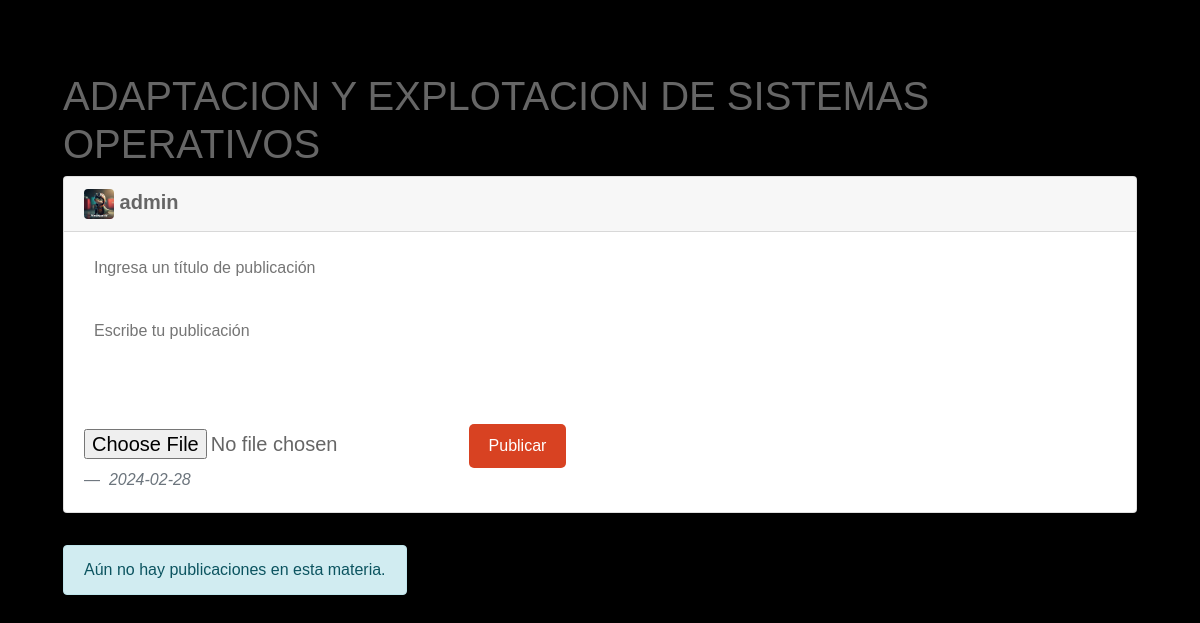
Screenshot of /views_carreras_admin/publicacion_admin.php?nrc=I5903 (signed in) with the database file from the repository.
### tables this page shows
CREATE TABLE `materia` (
  `nrc` varchar(100) NOT NULL,
  `nombre` varchar(80) NOT NULL
);

CREATE TABLE `perfil` (
  `username` varchar(20) NOT NULL,
  `nombre` varchar(70) NOT NULL,
  `correo` varchar(80) NOT NULL,
  `password` varchar(100) NOT NULL,
  `carrera` varchar(50) NOT NULL,
  `descripcion` varchar(255) NOT NULL,
  `id_foto` int(11) DEFAULT NULL,
  `rol` int(11) NOT NULL,
  `token` int(11) NOT NULL,
  `token_confirmado` varchar(11) NOT NULL
);

CREATE TABLE `fotos_perfil` (
  `id` int(11) NOT NULL,
  `ruta` varchar(500) NOT NULL
);

### views_carreras_admin/publicacion_admin.php (the view, shortened to what this page needs)
<?php
  require '../controladores/base_datos.php';
  $nrc = $_GET['nrc'];
  $username = $_SESSION['username'];
  if (isset($_SESSION['username']) && $_SESSION['username'] == TRUE) {
    $sql = "SELECT p.username, p.nombre, p.correo, p.password, p.carrera, p.descripcion, p.id_foto, p.rol, fp.ruta FROM perfil p INNER JOIN fotos_perfil fp ON p.id_foto = fp.id WHERE p.username = '$username';";
    $result = $conn->query($sql);
    if ($result->num_rows > 0) {
      $row = $result->fetch_assoc();
      $user = $row["username"];
      $fotoPerfil = $row["ruta"];
      $rol = $row["rol"];
    } else {
      echo "No se encontraron resultados.";
    }
    $sql_nombre_materia = "SELECT nombre FROM materia WHERE nrc = '$nrc'";
    $resultado = $conn->query($sql_nombre_materia);
    if ($resultado->num_rows > 0) {
      $row = $resultado->fetch_assoc();
      $nombreMateria = $row['nombre'];
    } else {
      $nombreMateria = "Materia no encontrada";
    }
  } else {
    header('Location: login.php');
    exit();
  }
?>
<!DOCTYPE html>
<html lang="en">
<head>
  <link rel="stylesheet" href="https://cdn.jsdelivr.net/npm/bootstrap@4.0.0/dist/css/bootstrap.min.css"
>
  <link href="../style/style.programacion2.css" rel="stylesheet" type="text/css">
</head>
<body>
  <br>
  <br>
  <br>
  <div class="container">
  <p class="h1"><?php echo $nombreMateria ?></p>
    <div class="card">
      <div class="card-header">
        <img src="./<?php echo $fotoPerfil; ?>" id="foto" class="rounded me-2" alt="...">
        <strong class="me-auto"><?php echo $user; ?></strong>
      </div>
      <div class="card-body">
        <blockquote class="blockquote mb-0">
          <form action="./procesar_publicacion_admin.php?nrc=<?php echo $_GET['nrc']; ?>" method="POST" enctype="multipart/form-data">
            <input type="text" name="titulo" id="titulo" placeholder="Ingresa un título de publicación">
            <textarea name="contenido" id="contenido" placeholder="Escribe tu publicación"></textarea>
            <input type="file" name="archivo">
            <button type="submit">Publicar</button>
          </form>
          <footer class="blockquote-footer">
            <cite title="Source Title">
              <?php
              $fecha = date('Y-m-d');
              echo $fecha; ?>
            </cite>
          </footer>
        </blockquote>
      </div>
    </div>
    <?php
      if (isset($_SESSION['username']) && $_SESSION['username'] == TRUE) {
        $nrc = $_GET['nrc'];
        $sql_publicacion = "SELECT * FROM post WHERE nrc_materia = '$nrc' ORDER BY fecha DESC";
        $resultado = $conn->query($sql_publicacion);
        if ($resultado->num_rows > 0) {
          while ($fila = $resultado->fetch_assoc()) {
            $id_publicacion = $fila['id'];
            $username_publicacion = $fila['username'];
            $titulo = $fila['titulo'];
            $contenido = $fila['texto'];
            $archivo = $fila['ruta_archivo'];
            $fecha = $fila['fecha'];
            $sql_perfil = "SELECT fp.ruta FROM perfil p INNER JOIN fotos_perfil fp ON p.id_foto = fp.id WHERE p.username = '$username_publicacion';";
            $result_perfil = $conn->query($sql_perfil);
            if ($result_perfil->num_rows > 0) {
              $row_perfil = $result_perfil->fetch_assoc();
              $fotoPerfilPublicacion = $row_perfil["ruta"];
            } else {
              $fotoPerfilPublicacion = "./fotos_perfil/avatar_admin.jpg";
            }
            echo "<br>";
            echo "<div class='card card-publicacion'>";
            echo "<div class='card-header'>";
            echo "<img src='./$fotoPerfilPublicacion' id='foto' class='rounded me-2' alt=''...'>";
            echo "<a href='./perfil.php?user=" . $username_publicacion . "' style='margin-left: 10px; color: black; font-weight: bold;'>" . $username_publicacion . "</a>";
            echo "</div>";
            echo "<div class='card-body'>";
            echo "<blockquote class='blockquote mb-0'>";
            echo "<h3 class='card-title'><strong class='me-auto';'>$titulo</strong></h3>";
            echo "<p class='card-text'>$contenido</p>";
            if (!empty($archivo)) {
              if (exif_imagetype($archivo) !== false) {
                echo "<br>";
                echo "<img src='$archivo' alt='Imagen' id='foto-publicacion'>";
              } else {
                echo "<br>";
                echo "<a href='$archivo'>Descargar archivo</a>";
                echo "<br>";
              }
            }
            require_once "../views_materias/funciones.php";
            echo "<form action='./procesar_comentario_admin.php?$id_publicacion' method='POST' enctype='multipart/form-data'>";
            echo "<input type='hidden' name='id-publicacion' value='$id_publicacion'>";
            echo "<br>";
            echo "<div class='input-group mb-3'>";
            echo "<textarea type='text' class='form-control' name='contenido-comentario' id='contenido-comentario' placeholder='Escribe un comentario' aria-label='Recipient's username' aria-describedby='basic-addon2' style='height: 4rem; font-size: 16px;'></textarea>";
            echo "<div class='input-group-append'>";
            echo "<button class='btn btn-outline-secondary' type='submit' style='color: white; background-color: #D84222; font-size: 16px;'>Comentar</button>";
            echo "</div>";
            echo "</div>";
            echo "<input type='file' name='archivo-comentario'>";
            echo "<br>";
            echo "</form>";
            if($rol == '1'){
              echo "<br>";
              echo "<form action='./procesar_eliminar_publicacion.php?id_publicacion=$id_publicacion' method='POST' enctype='multipart/form-data'>";
              echo "<button type='submit' class='btn btn-info' style='width: 100%; font-size: 16px;'>ELIMINAR PUBLICACION</button>";
              echo "</form>";
            }
            echo "<br>";
            echo "<button type='button' class='btn btn-light' data-toggle='modal' data-target='#modal$id_publicacion' style='width: 100%; font-size: 16px;'>";
            echo "Ver Comentarios";
            echo "</button>";
            echo "<div class='modal fade bd-example-modal-lg' id='modal$id_publicacion' tabindex='-1' role='dialog' aria-labelledby='exampleModalCenterTitle' aria-hidden='true'>";
            echo "<div class='modal-dialog modal-lg' role='document'>";
            echo "<div class='modal-content'>";
            echo "<div class='modal-header'>";
            echo "<h5 class='modal-title' id='exampleModalLongTitle'>COMENTARIOS $titulo</h5>";
            echo "<button type='button' class='close' data-dismiss='modal' aria-label='Close'>";
            echo "<span aria-hidden='true'>&times;</span>";
            echo "</button>";
            echo "</div>";
            echo "<div class='modal-body'>";
            $sql_comentarios = "SELECT c.username, c.fecha, c.texto, c.ruta_archivo, c.id FROM comentario c WHERE c.idPublicacion = '$id_publicacion' ORDER BY c.fecha DESC";
            $result_comentarios = $conn->query($sql_comentarios);
            if ($result_comentarios->num_rows > 0) {
              while ($fila_comentario = $result_comentarios->fetch_assoc()) {
                $id_comentario = $fila_comentario['id'];
                $username_comentario = $fila_comentario['username'];
                $fecha_comentario = $fila_comentario['fecha'];
                $texto_comentario = $fila_comentario['texto'];
                $ruta_archivo_comentario = $fila_comentario['ruta_archivo'];
                $sql_foto_comentario = "SELECT fp.ruta FROM perfil p INNER JOIN fotos_perfil fp ON p.id_foto = fp.id WHERE p.username = '$username_comentario';";
                $result_perfil = $conn->query($sql_foto_comentario);
                if ($result_perfil->num_rows > 0) {
                  $row_perfil = $result_perfil->fetch_assoc();
                  $fotoPerfilPublicacion = $row_perfil["ruta"];
                } else {
                  $fotoPerfilPublicacion = "./fotos_perfil/avatar_admin.jpg";
                }
                echo "<br>";
                echo "<div class='card comentario'>";
                echo "<div class='card-header'>";
                echo "<img src='./$fotoPerfilPublicacion' id='foto' class='rounded me-2' alt=''>";
                echo "<a href='./perfil.php?user=" . $username_comentario . "' style='margin-left: 10px; color: black; font-weight: bold;'>" . $username_comentario . "</a>";
                echo "</div>";
                echo "<div class='card-body'>";
                echo "<blockquote class='blockquote mb-0'>";
                echo "<p class='card-text'>$texto_comentario</p>";
                if (!empty($ruta_archivo_comentario)) {
                  if (exif_imagetype($ruta_archivo_comentario) !== false) {
                    echo "<img src='$ruta_archivo_comentario' alt='Imagen' id='foto-comentario' style='border-radius: 15px; width: 10rem; height: 7.5rem;'>";
                  } else {
                    echo "<br>";
                    echo "<a href='$ruta_archivo_comentario'>Descargar archivo</a>";
                  }
                }
                if($rol == '1'){
                  echo "<br>";
                  echo "<form action='./procesar_eliminar_comentario.php?id_comentario=$id_comentario' method='POST' enctype='multipart/form-data'>";
                  echo "<button type='submit' class='btn btn-info' style='width: 100%; font-size: 16px;'>ELIMINAR COMENTARIO</button>";
                  echo "</form>";
              }
                echo "<footer class='blockquote-footer' style='margin-top: 1rem;'><cite title='Source Title'>$fecha_comentario</cite></footer>";
                echo "</blockquote>";
                echo "</div>";
                echo "</div>";
              }
            } else {
              echo "<br>";
              echo "<br>";
              echo "<p>Aún no hay comentarios.</p>";
            }
            echo "</div>";
            echo "</div>";
            echo "</div>";
            echo "</div>";
            echo "<br>";
            echo "<footer class='blockquote-footer' style='margin-top: 1rem;'><cite title='Source Title'>$fecha</cite></footer>";
            echo "</blockquote>";
            echo "</div>";
            echo "</div>";
          }
        } else {
          echo "<div class='alert alert-info' role='alert' style='margin-top: 2rem;'>Aún no hay publicaciones en esta materia.</div>";
        }
      }
    ?>
  </div>
</body>
</html>

### style/style.programacion2.css (style rules this page uses)
body { margin: 0; padding: 0; font-family: Helvetica, Arial, sans-serif; color: #666; background: #f2f2f2; font-size: 1em; line-height: 1.5em; background-color: black; }
.container { display: flex; flex-wrap: wrap !important; width: min(100% - 1em, 69em); margin-inline: auto; }
.card-header { font-size: 20px; }
.card { width: 100%; }
form #titulo { width: 100%; height: 2rem; resize: none; border: none; padding: 10px; margin-bottom: 25px; font-size: 16px; }
form textarea { width: 100%; height: 100px; resize: none; border: none; padding: 10px; margin-bottom: 10px; font-size: 16px; }
form button { background-color: #D84222; color: white; padding: 10px 20px; border: none; border-radius: 5px; cursor: pointer; font-size: 16px; }
#foto { width: 30px; height: 30px; }

### rows the page displays
materia: nombre "ADAPTACION Y EXPLOTACION DE SISTEMAS OPERATIVOS"
perfil: id_foto.ruta (picture), username "admin"

### other values shown
$fecha "2024-02-28"
